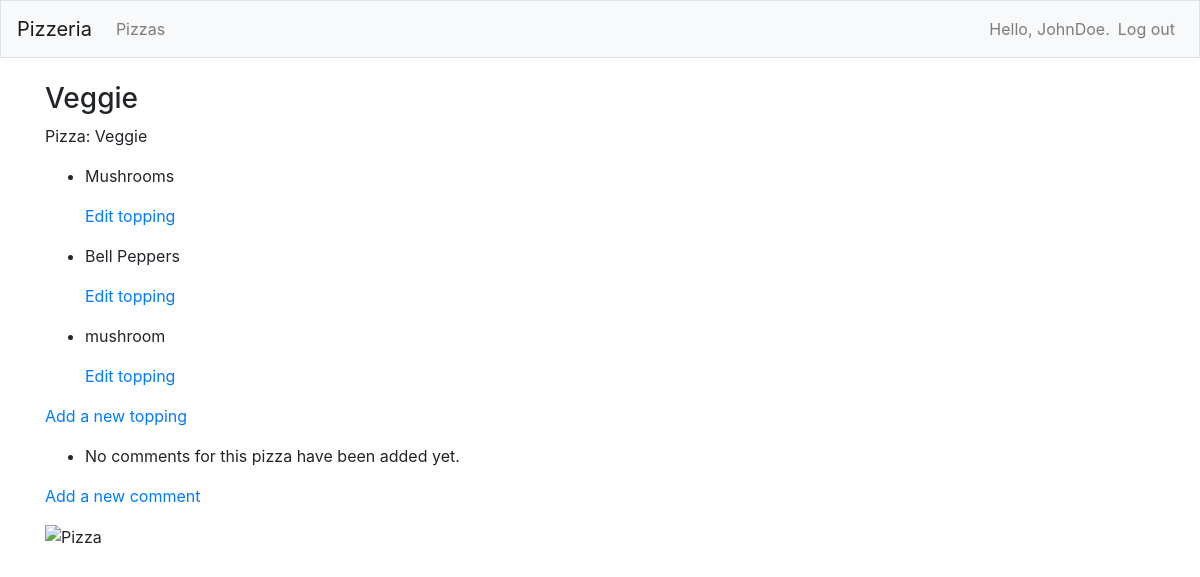
The page /pizzas/4/ (signed in) on the database its author committed.
### pizzas/models.py (models this page shows, shortened)
class Pizza(models.Model):
    name = models.CharField(max_length=200)
    date_added = models.DateTimeField(auto_now_add=True)
    owner = models.ForeignKey(User, on_delete=models.CASCADE)
    def __str__(self):
        return self.name

class Topping(models.Model):
    pizza = models.ForeignKey(Pizza, on_delete=models.CASCADE)
    name = models.CharField(max_length=200)
    date_added = models.DateTimeField(auto_now_add=True)
    class Meta:
        verbose_name_plural = "Toppings"

### pizzas/views.py (the view)
# urls.py: path("pizzas/<int:pizza_id>/", views.pizza, name="pizza"),
@login_required
def pizza(request, pizza_id):
    pizza = Pizza.objects.get(id=pizza_id)
    if pizza.owner != request.user:
        raise Http404
    toppings = pizza.topping_set.all()
    comments = pizza.comment_set.order_by("-date_added")
    context = {"pizza": pizza, "toppings": toppings, "comments": comments}
    return render(request, "pizzas/pizza.html", context)

### pizzas/templates/pizzas/pizza.html (shortened to what this page needs)
{% extends "pizzas/base.html" %}
{% block page_header %}
<h3>{{ pizza }}</h3>
{% endblock page_header %}
{% block content %}
<p>Pizza: {{ pizza.name }}</p>
<ul>
    {% for topping in toppings %}
    <li>
        <p>{{ topping.name|linebreaks }}</p>
        <p>
            <a href="{% url 'pizzas:edit_topping' topping.id %}">Edit topping</a>
        </p>
    </li>
    {% empty %}
    <li>No toppings for this pizza have been added yet.</li>
    {% endfor %}
</ul>
<p>
    <a href="{% url 'pizzas:new_topping' pizza.id %}">Add a new topping</a>
</p>
<ul>
    {% for comment in comments %}
    <li>
        <p> {{ comment.name|linebreaks }}</p>
    </li>
    {% empty %}
    <li>No comments for this pizza have been added yet.</li>
    {% endfor %}
</ul>
<p>
    <a href="{% url 'pizzas:new_comment' pizza.id %}">Add a new comment</a>
</p>
<P>
    <img src="https://pngimg.com/uploads/pizza/pizza_PNG44072.png" alt="Pizza">
</P>
{% endblock content %}

### pizzas/templates/pizzas/base.html (shortened to what this page needs)
{% load bootstrap4 %}
<!doctype html>
<html lang="eng">
<head>
    {% bootstrap_css %}{% bootstrap_javascript jquery='full' %}
</head>
<body>
    <nav class="navbar navbar-expand-md navbar-light bg-light mb-4 border">
        <a class="navbar-brand" href="{% url 'pizzas:index'%}">
            Pizzeria</a>
        <div class="collapse navbar-collapse" id="navbarCollapse">
            <ul class="navbar-nav mr-auto">
                <li class="nav-item">
                    <a class="nav-link" href="{% url 'pizzas:pizzas'%}">
                        Pizzas</a>
                </li>
            </ul>
            <ul class="navbar-nav ml-auto">
                {% if user.is_authenticated %}
                <li class="nav-item">
                    <span class="navbar-text" }">Hello, {{ user.username }}.</span>
                </li>
                <li class="nav-item">
                    <a class="nav-link" href="{% url 'users:logout' %}">Log out</a>
                </li>
                {% endif %}
            </ul>
        </div>
    </nav>
    <main role="main" class="container">
        <div class+"pb-2 mb-2 border-bottom">
            {% block page_header %}{% endblock page_header %}
        </div>
        <div>
            {% block content %}{% endblock content %}
        </div>
    </main>
</body>
</html>

### rows shown on the page
Pizza: name "Veggie"
Topping: name "Mushrooms"
Topping: name "Bell Peppers"
Topping: name "mushroom"

### other values the page prints
{{ user.username }} "JohnDoe"
